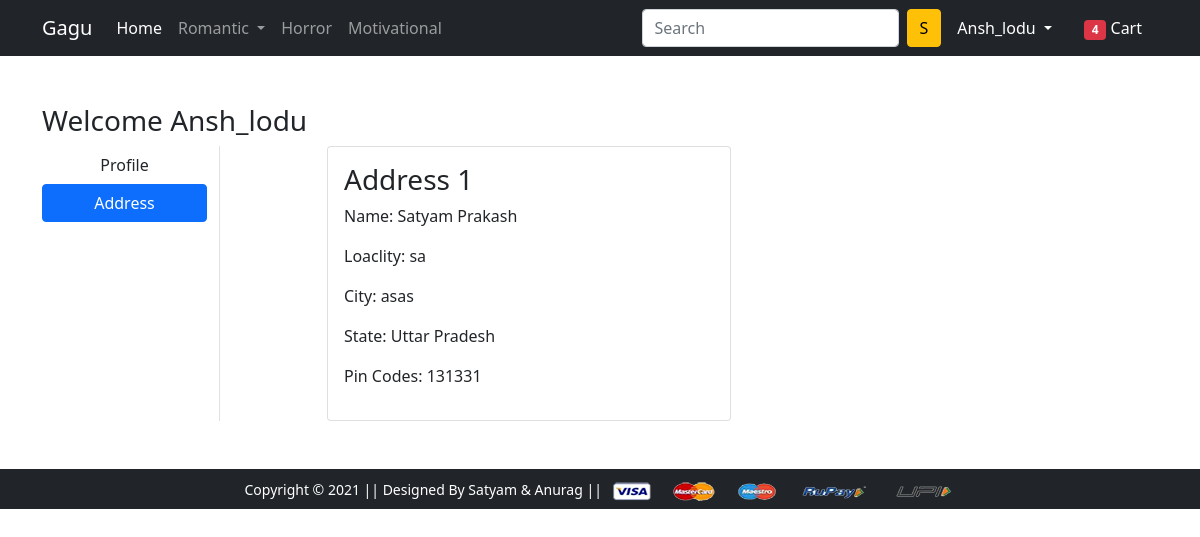
The page /address/ (signed in) on the database as committed earlier.
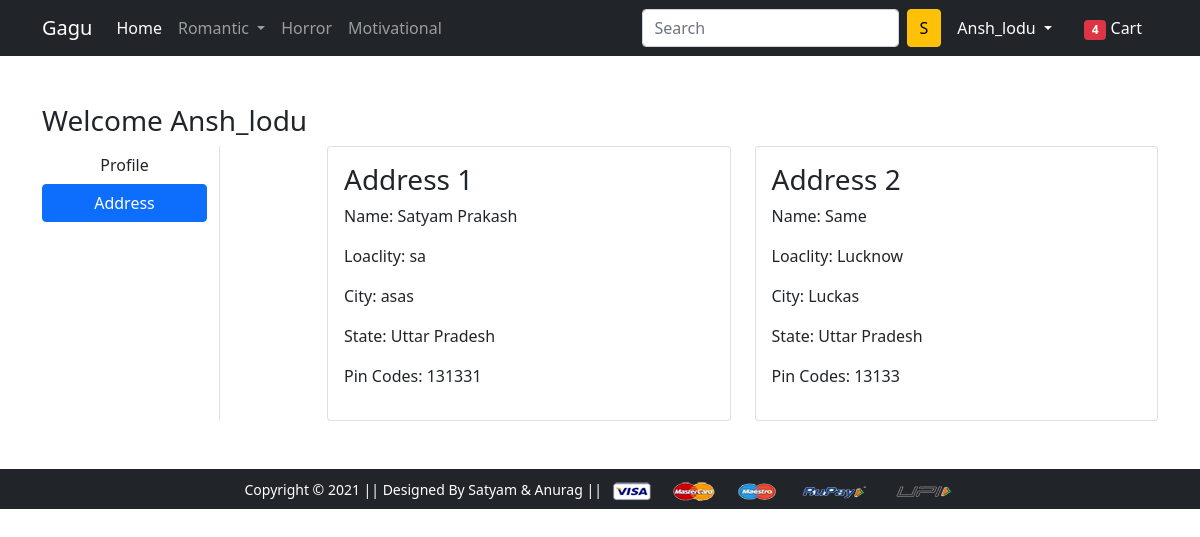
The same page on the database as committed later.
### app/models.py (models this page shows, shortened)
class Customer (models.Model):
    user = models.ForeignKey(User, on_delete=models.CASCADE)
    name = models.CharField(max_length = 200)
    locality = models.CharField(max_length = 200)
    city = models.CharField(max_length = 50)
    zipcode = models.IntegerField()
    state = models.CharField(choices = STATE_CHOICES,max_length = 50)

### app/views.py (the view)
# urls.py: path('address/', views.address, name='address'),
def address(request):
 add=Customer.objects.filter(user=request.user)
 return render(request, 'app/address.html',{'add':add,'active':'btn-primary'})

### app/templates/app/address.html (shortened to what this page needs)
{% extends 'app/base.html' %}
{% load static %}
{% block main-content %}
<div class="container my-5">
 <div class="row">
 <h3>Welcome <span class="text-capitalize">{{request.user}}</span></h3>
  <div class="col-sm-2 border-end">
   <ul class="list-unstyled">
    <li class="d-grid"><a href="{% url 'profile' %}" class="btn">Profile</a></li>
    <li class="d-grid"><a href="{% url 'address' %}" class="btn {{active}}">Address</a></li>
   </ul>
  </div>
  <div class="col-sm-9 offset-sm-1">
   <div class="row">
    {% for ad in add %}
    <div class="col-sm-6">
     <div class="card">
      <div class="card-body">
       <h3>Address {{forloop.counter}}</h3>
       <p>Name: {{ad.name}}</p>
       <p>Loaclity: {{ad.locality}} </p>
       <p>City: {{ad.city}}</p>
       <p>State: {{ad.state}}</p>
       <p>Pin Codes: {{ad.zipcode}}</p>
      </div>
     </div>
    </div>
    {% endfor %}
   </div>
  </div>
 </div>
</div>
{% endblock main-content %}

Rows that differ between the two databases and show on the page:
added Customer: name "Same", locality "Lucknow", city "Luckas", state "Uttar Pradesh", zipcode "13133"
